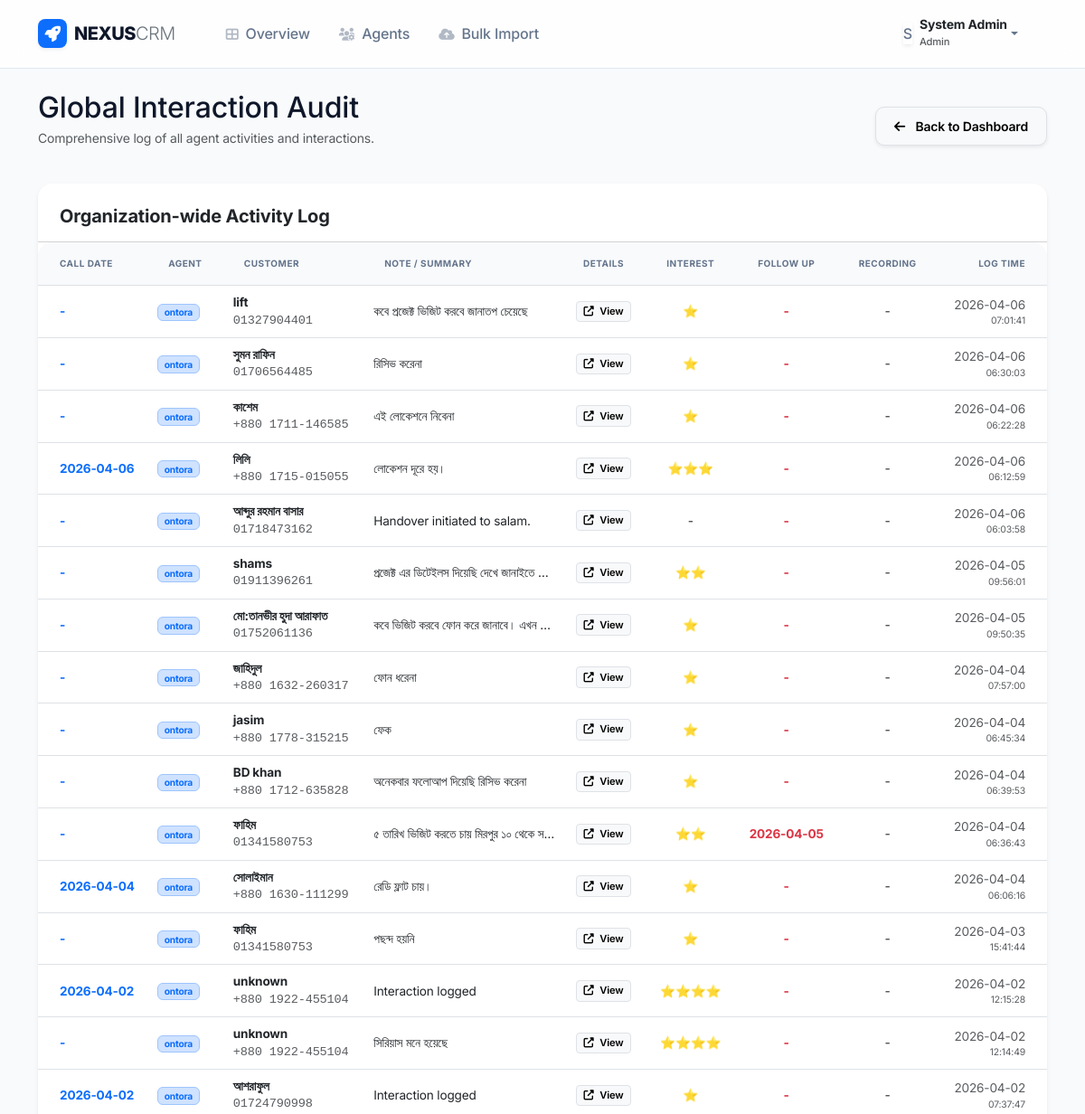
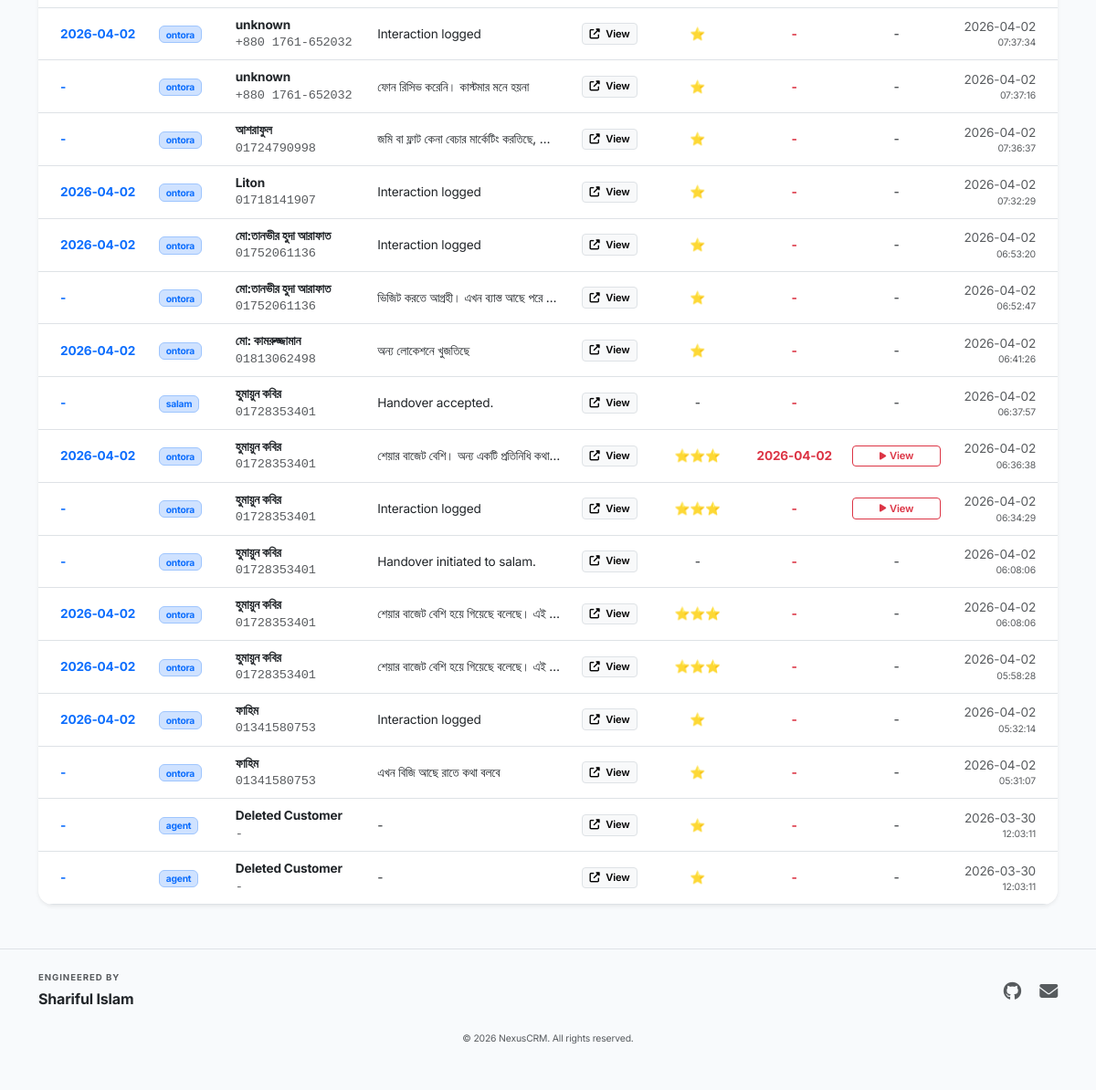
/dashboard/admin/history (signed in), run on the app's committed database (2 pictures, top to bottom).
### tables this page shows
CREATE TABLE notes_history (
        id INTEGER PRIMARY KEY AUTOINCREMENT,
        lead_id INTEGER,
        timestamp TEXT,
        agent TEXT,
        note TEXT,
        visit_interested TEXT,
        visit_date TEXT,
        call_recording TEXT,
        followup_date TEXT,
        interest_star INTEGER, call_date TEXT,
        FOREIGN KEY (lead_id) REFERENCES leads (id)
    );

CREATE TABLE leads (
        id INTEGER PRIMARY KEY,
        name TEXT,
        phone TEXT,
        profession TEXT,
        location TEXT,
        note TEXT,
        interest_star INTEGER DEFAULT 0,
        visit_interested TEXT,
        visit_date TEXT,
        recording_date TEXT,
        followup_date TEXT,
        status TEXT,
        agent TEXT,
        timestamp TEXT,
        last_updated TEXT
    , address TEXT);

### dashboard/crm_routes.py (the view)
@dashboard_bp.route('/admin/history')
@admin_required
def admin_history():
    history = db.get_global_history()
    return render_template('admin_history.html', history=history)

### auth/login.py (called while the page is built)
def admin_required(f):
    @wraps(f)
    def decorated_function(*args, **kwargs):
        if 'user' not in session or session['user']['Role'] != Config.ROLE_ADMIN:
            flash("Access denied. Admin privileges required.", "danger")
            return redirect(url_for('dashboard.index'))
        return f(*args, **kwargs)
    return decorated_function

### utils/db_handler.py (called while the page is built)
    def _get_connection(self):
        conn = sqlite3.connect(self.db_path)
        conn.row_factory = sqlite3.Row  # This allows accessing columns by name
        return conn

    def get_global_history(self):
        conn = self._get_connection()
        query = """
            SELECT h.*, l.name as lead_name, l.phone as lead_phone
            FROM notes_history h
            LEFT JOIN leads l ON h.lead_id = l.id
            ORDER BY h.timestamp DESC
        """
        df = pd.read_sql_query(query, conn)
        conn.close()
        history = []
        for _, row in df.iterrows():
            d = self._map_history_row(row)
            d['CustomerName'] = row.get('lead_name')
            d['CustomerPhone'] = row.get('lead_phone')
            history.append(d)
        return history

    def _map_history_row(self, row):
        if row is None: return None
        d = dict(row)
        return {
            'ID': d.get('id'),
            'LeadID': d.get('lead_id'),
            'Timestamp': d.get('timestamp'),
            'Agent': d.get('agent'),
            'Note': d.get('note'),
            'VisitInterested': d.get('visit_interested'),
            'VisitDate': d.get('visit_date'),
            'RecordingURL': d.get('call_recording'),
            'CallDate': d.get('call_date'),
            'FollowUpDate': d.get('followup_date'),
            'InterestStar': d.get('interest_star')
        }

### templates/admin_history.html (shortened to what this page needs)
{% extends "layout.html" %}
{% block content %}
<div class="row align-items-center mb-4">
    <div class="col-md-6 col-sm-12">
        <h2 class="fw-800 mb-1">Global Interaction Audit</h2>
        <p class="text-muted small">Comprehensive log of all agent activities and interactions.</p>
    </div>
    <div class="col-md-6 col-sm-12 text-md-end mt-3 mt-md-0">
        <a href="{{ url_for('dashboard.index') }}" class="btn btn-light border shadow-sm">
            <i class="fas fa-arrow-left me-2"></i> Back to Dashboard
        </a>
    </div>
</div>
<div class="card border-0 shadow-sm rounded-4 overflow-hidden mb-5">
    <div class="card-header bg-white p-4 pb-3">
        <h5 class="fw-bold mb-0">Organization-wide Activity Log</h5>
    </div>
    <div class="table-responsive">
        <table class="table table-hover mb-0 align-middle" style="font-size: 0.85rem;">
            <thead class="bg-light">
                <tr>
                    <th class="ps-4">Call Date</th>
                    <th>Agent</th>
                    <th>Customer</th>
                    <th>Note / Summary</th>
                    <th class="text-center">Details</th>
                    <th class="text-center">Interest</th>
                    <th class="text-center">Follow Up</th>
                    <th class="text-center">Recording</th>
                    <th class="pe-4 text-end">Log Time</th>
                </tr>
            </thead>
            <tbody>
                {% for entry in history %}
                <tr>
                    <td class="ps-4 fw-bold text-primary">{{ entry.CallDate if entry.CallDate else '-' }}</td>
                    <td><span class="badge bg-primary-subtle text-primary border border-primary-subtle">{{ entry.Agent }}</span></td>
                    <td>
                        <div class="fw-bold text-dark">{{ entry.CustomerName or 'Deleted Customer' }}</div>
                        <div class="smaller text-muted font-monospace">{{ entry.CustomerPhone or '-' }}</div>
                    </td>
                    <td style="max-width: 200px;" class="text-truncate">{{ entry.Note or '-' }}</td>
                    <td class="text-center">
                        <a href="{{ url_for('dashboard.history_detail', history_id=entry.ID) }}" target="_blank" class="btn btn-xs btn-light border px-2">
                            <i class="fas fa-external-link-alt me-1"></i> View
                        </a>
                    </td>
                    <td class="text-center">
                        {% if entry.InterestStar %}
                        <span class="text-warning">{% for i in range(entry.InterestStar|int) %}⭐{% endfor %}</span>
                        {% else %}-{% endif %}
                    </td>
                    <td class="text-center">
                        <span class="text-danger fw-bold">{{ entry.FollowUpDate if entry.FollowUpDate else '-' }}</span>
                    </td>
                    <td class="text-center">
                        {% if entry.RecordingURL %}
                        <a href="{{ entry.RecordingURL }}" target="_blank" class="btn btn-xs btn-outline-danger px-2 d-flex align-items-center justify-content-center gap-1">
                            <i class="fas fa-play" style="font-size: 0.6rem;"></i> <span>View</span>
                        </a>
                        {% else %}-{% endif %}
                    </td>
                    <td class="pe-4 text-end text-muted smaller">
                        <div>{{ entry.Timestamp.split(' ')[0] if entry.Timestamp else '' }}</div>
                        <div style="font-size: 0.65rem;">{{ entry.Timestamp.split(' ')[1] if entry.Timestamp and ' ' in entry.Timestamp else '' }}</div>
                    </td>
                </tr>
                {% endfor %}
            </tbody>
        </table>
    </div>
</div>
{% endblock %}

### templates/layout.html (style rules this page uses)
:root { --primary: #4f46e5; --primary-soft: #eef2ff; --secondary: #6366f1; --success: #10b981; --warning: #f59e0b; --danger: #ef4444; --background: #f8fafc; --surface: #ffffff; --text-main: #0f172a; --text-muted: #64748b; --border: #e2e8f0; --radius-sm: 8px; --radius: 16px; --radius-lg: 24px; --shadow-sm: 0 1px 2px 0 rgb(0 0 0 / 0.05); --shadow: 0 4px 6px -1px rgb(0 0 0 / 0.1), 0 2px 4px -2px rgb(0 0 0 / 0.1); --shadow-md: 0 10px 15px -3px rgb(0 0 0 / 0.1), 0 4px 6px -4px rgb(0 0 0 / 0.1); --glass: rgba(255, 255, 255, 0.8); }
body { font-family: 'Inter', system-ui, -apple-system, sans-serif; background-color: var(--background); color: var(--text-main); letter-spacing: -0.011em; line-height: 1.5; overflow-x: hidden; }
.card { border: 1px solid var(--border); border-radius: var(--radius); box-shadow: var(--shadow-sm); background: var(--surface); overflow: hidden; }
.btn { border-radius: 10px; padding: 0.625rem 1.25rem; font-weight: 600; font-size: 0.875rem; transition: all 0.2s cubic-bezier(0.4, 0, 0.2, 1); }
.table-responsive { border-radius: var(--radius); scrollbar-width: thin; }
.table thead th { background: #f8fafc; color: var(--text-muted); font-size: 0.625rem; font-weight: 700; text-transform: uppercase; letter-spacing: 0.05em; border-top: none; padding: 1rem 1.25rem; }

### templates/admin_history.html (style rules this page uses)
.btn-xs { padding: 0.15rem 0.4rem; font-size: 0.7rem; border-radius: 4px; }

### data on the page
notes_history: CallDate "-", Agent "ontora", name "lift", phone "01327904401", note "কবে প্রজেক্ট ভিজিট করবে জানাতপ চেয়েছে", FollowUpDate "-", Timestamp "2026-04-06", Timestamp "07:01:41"
notes_history: CallDate "-", Agent "ontora", name "সুমন রাফিন", phone "01706564485", note "রিসিভ করেনা", FollowUpDate "-", Timestamp "2026-04-06", Timestamp "06:30:03"
notes_history: CallDate "-", Agent "ontora", name "কাশেম", phone "+880 1711-146585", note "এই লোকেশনে নিবেনা", FollowUpDate "-", Timestamp "2026-04-06", Timestamp "06:22:28"
notes_history: call_date "2026-04-06", Agent "ontora", name "লিলি", phone "+880 1715-015055", note "লোকেশন দূরে হয়।", FollowUpDate "-", Timestamp "2026-04-06", Timestamp "06:12:59"
notes_history: CallDate "-", Agent "ontora", name "আব্দুর রহমান বাসার", phone "01718473162", note "Handover initiated to salam.", FollowUpDate "-", Timestamp "2026-04-06", Timestamp "06:03:58"
notes_history: CallDate "-", Agent "ontora", name "shams", phone "01911396261", note "প্রজেক্ট এর ডিটেইলস দিয়েছি দেখে জানাইতে…", FollowUpDate "-", Timestamp "2026-04-05", Timestamp "09:56:01"
notes_history: CallDate "-", Agent "ontora", name "মো:তানভীর হুদা আরাফাত", phone "01752061136", note "কবে ভিজিট করবে ফোন করে জানাবে। এখন…", FollowUpDate "-", Timestamp "2026-04-05", Timestamp "09:50:35"
notes_history: CallDate "-", Agent "ontora", name "জাহিদুল", phone "+880 1632-260317", note "ফোন ধরেনা", FollowUpDate "-", Timestamp "2026-04-04", Timestamp "07:57:00"
notes_history: CallDate "-", Agent "ontora", name "jasim", phone "+880 1778-315215", note "ফেক", FollowUpDate "-", Timestamp "2026-04-04", Timestamp "06:45:34"
notes_history: CallDate "-", Agent "ontora", name "BD khan", phone "+880 1712-635828", note "অনেকবার ফলোআপ দিয়েছি রিসিভ করেনা", FollowUpDate "-", Timestamp "2026-04-04", Timestamp "06:39:53"
notes_history: CallDate "-", Agent "ontora", name "ফাহিম", phone "01341580753", note "৫ তারিখ ভিজিট করতে চায় মিরপুর ১০ থেকে স…", followup_date "2026-04-05", Timestamp "2026-04-04", Timestamp "06:36:43"
notes_history: call_date "2026-04-04", Agent "ontora", name "সোলাইমান", phone "+880 1630-111299", note "রেডি ফ্লাট চায়।", FollowUpDate "-", Timestamp "2026-04-04", Timestamp "06:06:16"
notes_history: CallDate "-", Agent "ontora", name "ফাহিম", phone "01341580753", note "পছন্দ হয়নি", FollowUpDate "-", Timestamp "2026-04-03", Timestamp "15:41:44"
notes_history: call_date "2026-04-02", Agent "ontora", name "unknown", phone "+880 1922-455104", note "Interaction logged", FollowUpDate "-", Timestamp "2026-04-02", Timestamp "12:15:28"
notes_history: CallDate "-", Agent "ontora", name "unknown", phone "+880 1922-455104", note "সিরিয়াস মনে হয়েছে", FollowUpDate "-", Timestamp "2026-04-02", Timestamp "12:14:49"
notes_history: call_date "2026-04-02", Agent "ontora", name "আশরাফুল", phone "01724790998", note "Interaction logged", FollowUpDate "-", Timestamp "2026-04-02", Timestamp "07:37:47"
notes_history: call_date "2026-04-02", Agent "ontora", name "unknown", phone "+880 1761-652032", note "Interaction logged", FollowUpDate "-", Timestamp "2026-04-02", Timestamp "07:37:34"
notes_history: CallDate "-", Agent "ontora", name "unknown", phone "+880 1761-652032", note "ফোন রিসিভ করেনি। কাস্টমার মনে হয়না", FollowUpDate "-", Timestamp "2026-04-02", Timestamp "07:37:16"
notes_history: CallDate "-", Agent "ontora", name "আশরাফুল", phone "01724790998", note "জমি বা ফ্লাট কেনা বেচার মার্কেটিং করতিছে,…", FollowUpDate "-", Timestamp "2026-04-02", Timestamp "07:36:37"
notes_history: call_date "2026-04-02", Agent "ontora", name "Liton", phone "01718141907", note "Interaction logged", FollowUpDate "-", Timestamp "2026-04-02", Timestamp "07:32:29"
notes_history: call_date "2026-04-02", Agent "ontora", name "মো:তানভীর হুদা আরাফাত", phone "01752061136", note "Interaction logged", FollowUpDate "-", Timestamp "2026-04-02", Timestamp "06:53:20"
notes_history: CallDate "-", Agent "ontora", name "মো:তানভীর হুদা আরাফাত", phone "01752061136", note "ভিজিট করতে আগ্রহী। এখন ব্যাস্ত আছে পরে…", FollowUpDate "-", Timestamp "2026-04-02", Timestamp "06:52:47"
notes_history: call_date "2026-04-02", Agent "ontora", name "মো: কামরুজ্জামান", phone "01813062498", note "অন্য লোকেশনে খুজতিছে", FollowUpDate "-", Timestamp "2026-04-02", Timestamp "06:41:26"
notes_history: CallDate "-", Agent "salam", name "হুমায়ুন কবির", phone "01728353401", note "Handover accepted.", FollowUpDate "-", Timestamp "2026-04-02", Timestamp "06:37:57"
notes_history: call_date "2026-04-02", Agent "ontora", name "হুমায়ুন কবির", phone "01728353401", note "শেয়ার বাজেট বেশি। অন্য একটি প্রতিনিধি কথা…", followup_date "2026-04-02", Timestamp "2026-04-02", Timestamp "06:36:38"
notes_history: CallDate "-", Agent "ontora", name "হুমায়ুন কবির", phone "01728353401", note "Interaction logged", FollowUpDate "-", Timestamp "2026-04-02", Timestamp "06:34:29"
notes_history: CallDate "-", Agent "ontora", name "হুমায়ুন কবির", phone "01728353401", note "Handover initiated to salam.", FollowUpDate "-", Timestamp "2026-04-02", Timestamp "06:08:06"
notes_history: call_date "2026-04-02", Agent "ontora", name "হুমায়ুন কবির", phone "01728353401", note "শেয়ার বাজেট বেশি হয়ে গিয়েছে বলেছে। এই…", FollowUpDate "-", Timestamp "2026-04-02", Timestamp "06:08:06"
notes_history: call_date "2026-04-02", Agent "ontora", name "হুমায়ুন কবির", phone "01728353401", note "শেয়ার বাজেট বেশি হয়ে গিয়েছে বলেছে। এই…", FollowUpDate "-", Timestamp "2026-04-02", Timestamp "05:58:28"
notes_history: call_date "2026-04-02", Agent "ontora", name "ফাহিম", phone "01341580753", note "Interaction logged", FollowUpDate "-", Timestamp "2026-04-02", Timestamp "05:32:14"
notes_history: CallDate "-", Agent "ontora", name "ফাহিম", phone "01341580753", note "এখন বিজি আছে রাতে কথা বলবে", FollowUpDate "-", Timestamp "2026-04-02", Timestamp "05:31:07"
notes_history: CallDate "-", Agent "agent", CustomerName "Deleted Customer", CustomerPhone "-", note "-", FollowUpDate "-", Timestamp "2026-03-30", Timestamp "12:03:11"
notes_history: CallDate "-", Agent "agent", CustomerName "Deleted Customer", CustomerPhone "-", note "-", FollowUpDate "-", Timestamp "2026-03-30", Timestamp "12:03:11"

### other printed values
{{ session.user.Name[0]|upper }} "S"
{{ session.user.Name }} "System Admin"
{{ session.user.Role }} "Admin"
